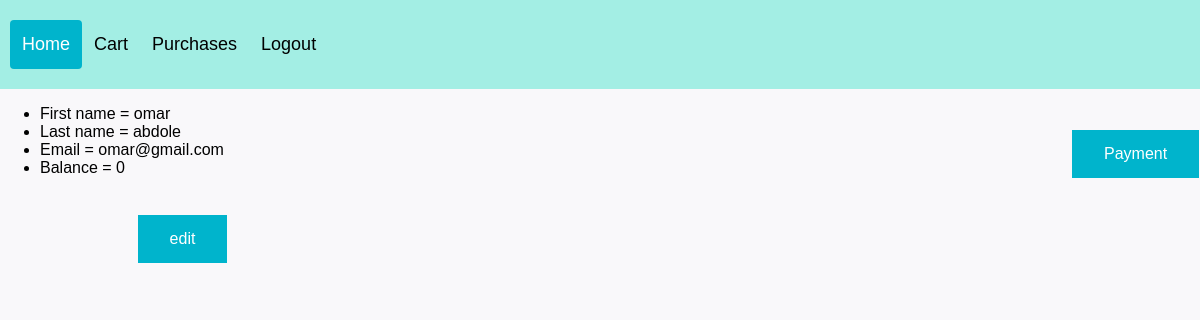
The page /account/profile_detail (signed in) on the database as committed earlier.
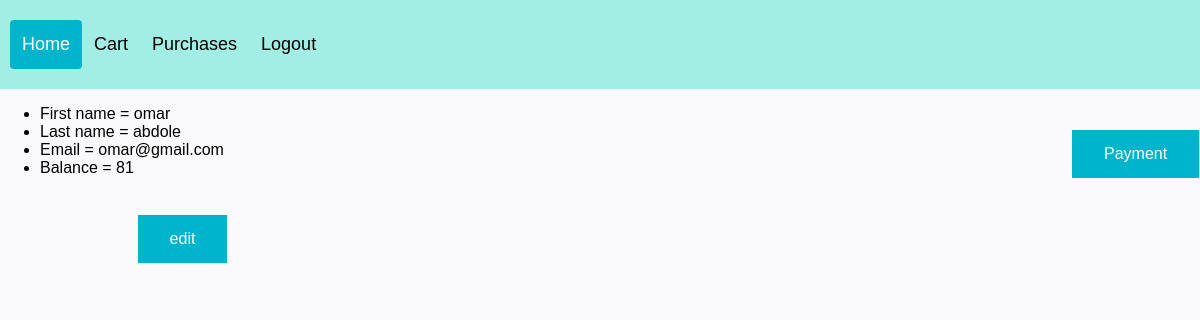
The same page on the database as committed later.
### Accounts/models.py (models this page shows, shortened)
class Profile(models.Model):
    user = models.OneToOneField(User, on_delete=models.CASCADE)
    username_id = models.CharField(max_length=50, unique=True)
    balance = models.IntegerField(default=0, auto_created=True)

### Accounts/views.py (the view)
# urls.py: path('profile_detail', views.profile_detail, name ='profile_detail'),
def profile_detail(request):
    profile = request.user.profile
    return render(request, 'Accounts/profile.html', {'profile': profile})

### Accounts/templates/Accounts/profile.html (shortened to what this page needs)
{%  load static %}
<!DOCTYPE html>
<html lang="en">
<head>
    <link rel="stylesheet" type="text/css" href="{% static "Accounts/css/header.css" %}">
    <link rel="stylesheet" type="text/css" href="{% static "Accounts/css/formstyle.css" %}">
</head>
<body>
    <div class="header">
  <div class="header-right">
    <a class="active" href="{% url "Store:product" %}">Home</a>
      {% if user.is_authenticated %}
        <a href="{% url "Store:cart" %}">Cart</a>
          <a href="{% url "Account:purchase" %}">Purchases</a>
        <a href="{% url "Account:logout" %}">Logout</a>
      {% else %}
          <a href="{% url "Account:login" %}">Sign in</a>
      {% endif %}
  </div>
</div>
    <ul>
        <li>First name  = {{ profile.user.first_name}}</li>
        <li>Last name = {{ profile.user.last_name}}</li>
        <li>Email = {{ profile.user.email }}</li>
        <li>Balance = {{ profile.balance }}</li>
    </ul><br>
    <a href="{% url "Account:pay" %}" class="reset-button" id="trans">Payment</a>
    <a href="{% url "Account:edit" %}" class="reset-button">edit</a>
</body>
</html>

Rows that differ between the two databases and show on the page:
changed Profile "omar": balance "0" → "81"
